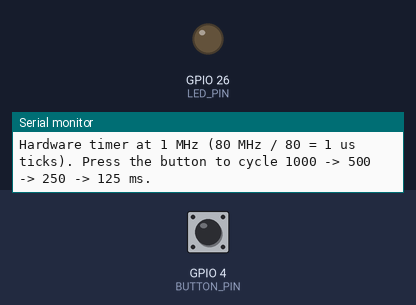
Bench run of a program on a simulated ESP32. On the bench: output pins drawn as LEDs (lit = HIGH), the last lines printed to the serial monitor. Dashed ring = blinking. The test bench sets the inputs (shaded band); at power-on: GPIO 4 (BUTTON_PIN) HIGH.

Above: at 0.1 s.
At 1.2 s:
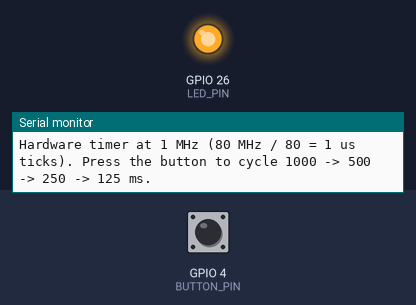
1.3 s: GPIO 4 (BUTTON_PIN) pulled LOW for 0.15 s
At 2.2 s:
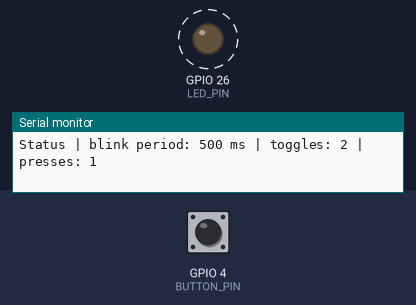
Timing chart, 0 to 10.3 s (numbered marks = the images above; inputs shaded):
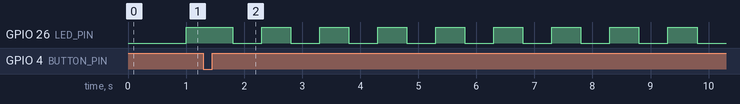

Measured:
- after the input at 1.3 s, GPIO 26 (LED_PIN): alternates HIGH for 0.50 s and LOW for 0.50 s, starting after 0.50 s

The program:

main.cpp
```cpp
// (licence header left out)
#include <Arduino.h>

namespace {
constexpr uint8_t BUTTON_PIN = 4;            // NanoKit Pin 10, GPIO4. General GPIO with an internal pull-up; every ESP32 GPIO can raise an interrupt.
constexpr uint8_t LED_PIN = 26;              // NanoKit Pin 37, GPIO26. Safe general-purpose output that drives the external LED through a resistor.
constexpr uint32_t TIMER_FREQUENCY_HZ = 1000000; // 1 MHz tick rate: the core divides the 80 MHz APB clock by 80, so one tick is one microsecond.
constexpr uint32_t DEBOUNCE_US = 50000;      // An edge within 50 ms of the last accepted press is contact bounce, not a new press.
constexpr uint32_t BLINK_PERIODS_MS[] = {1000, 500, 250, 125}; // Each press selects the next period, then wraps back to the first.
constexpr uint8_t PERIOD_COUNT = sizeof(BLINK_PERIODS_MS) / sizeof(BLINK_PERIODS_MS[0]);
constexpr uint32_t REPORT_INTERVAL_MS = 2000; // Periodic status line proves the loop is alive between presses.
constexpr uint32_t SERIAL_BAUD = 115200;     // Standard NanoKit Serial Monitor speed.

hw_timer_t *blinkTimer = nullptr;            // Handle returned by timerBegin; every timer* call needs it. The ESP32 has four 64-bit hardware timers.
portMUX_TYPE sharedMux = portMUX_INITIALIZER_UNLOCKED; // Spinlock that makes access to the shared variables below atomic.

volatile bool timerFired = false;            // Set by the timer ISR, cleared by loop(). volatile stops the compiler from caching it in a register.
volatile bool pressPending = false;          // Set by the button ISR, cleared by loop().
volatile uint32_t pressCount = 0;            // Incremented by the button ISR, read by loop().
uint32_t lastAcceptedPressUs = 0;            // Used only inside the button ISR, so it needs neither volatile nor the lock.

uint8_t periodIndex = 0;                     // Which entry of BLINK_PERIODS_MS is active; loop() owns it.
bool ledOn = false;                          // Current LED state; loop() owns it.
uint32_t toggleCount = 0;                    // How many times the LED has toggled; loop() owns it.
uint32_t lastReportMs = 0;                   // Timestamp of the last status line.

// Runs the moment GPIO4 goes HIGH -> LOW. IRAM_ATTR keeps the code in RAM so it can run even while
// the flash cache is busy. It does the bare minimum: reject bounce, count, raise a flag, return.
void IRAM_ATTR onButtonIsr() {
  const uint32_t nowUs = micros();                    // micros() is safe inside an ISR; millis()/delay()/Serial are not.
  if (nowUs - lastAcceptedPressUs < DEBOUNCE_US) {    // Too soon after the last accepted press: this edge is bounce.
    return;
  }
  lastAcceptedPressUs = nowUs;
  portENTER_CRITICAL_ISR(&sharedMux);                 // Lock so loop() can never see a half-updated pair of values.
  ++pressCount;
  pressPending = true;
  portEXIT_CRITICAL_ISR(&sharedMux);
}

// Runs every time the timer alarm fires. It only raises a flag; loop() does the actual LED work.
void IRAM_ATTR onTimerIsr() {
  portENTER_CRITICAL_ISR(&sharedMux);
  timerFired = true;
  portEXIT_CRITICAL_ISR(&sharedMux);
}

void applyBlinkPeriod() {
  const uint64_t periodUs = static_cast<uint64_t>(BLINK_PERIODS_MS[periodIndex]) * 1000ULL; // Ticks are microseconds, so ms * 1000.
  timerWrite(blinkTimer, 0);                          // Restart the count so the new alarm value is always ahead of the counter.
  timerAlarm(blinkTimer, periodUs, true, 0);          // Alarm every periodUs ticks; true = auto-reload for a steady period; 0 = repeat forever.
}

void printStatus(const char *reason, uint32_t presses) {
  Serial.print(reason);
  Serial.print(" | blink period: ");
  Serial.print(BLINK_PERIODS_MS[periodIndex]);
  Serial.print(" ms | toggles: ");
  Serial.print(toggleCount);
  Serial.print(" | presses: ");
  Serial.println(presses);
}
} // namespace

void setup() {
  Serial.begin(SERIAL_BAUD);
  pinMode(BUTTON_PIN, INPUT_PULLUP);                  // Pull-up holds GPIO4 HIGH; a press pulls it LOW, which is the FALLING edge we wait for.
  pinMode(LED_PIN, OUTPUT);
  digitalWrite(LED_PIN, LOW);

  attachInterrupt(digitalPinToInterrupt(BUTTON_PIN), onButtonIsr, FALLING); // The GPIO hardware now calls the ISR on each HIGH -> LOW edge.

  blinkTimer = timerBegin(TIMER_FREQUENCY_HZ);        // Claims a free hardware timer counting up at 1 MHz (1 us per tick); nullptr if none is free.
  if (blinkTimer == nullptr) {
    Serial.println("No free hardware timer.");
    return;
  }
  timerAttachInterrupt(blinkTimer, &onTimerIsr);      // The timer interrupt now calls onTimerIsr every time the alarm fires.
  applyBlinkPeriod();                                 // Load and arm the first period (1000 ms); timerAlarm starts the alarm.

  Serial.println("NanoKit interrupts and timers example ready.");
  Serial.println("Button: NanoKit Pin 10 / GPIO4 (to GND, FALLING interrupt). LED: NanoKit Pin 37 / GPIO26.");
  Serial.println("Hardware timer at 1 MHz (80 MHz / 80 = 1 us ticks). Press the button to cycle 1000 -> 500 -> 250 -> 125 ms.");
}

void loop() {
  portENTER_CRITICAL(&sharedMux);                     // Copy and clear the flags atomically; an ISR cannot run between these lines.
  const bool handleTimer = timerFired;
  const bool handlePress = pressPending;
  const uint32_t presses = pressCount;
  timerFired = false;
  pressPending = false;
  portEXIT_CRITICAL(&sharedMux);

  if (handleTimer) {                                  // The alarm fired: all the real work happens here, outside the ISR.
    ledOn = !ledOn;
    digitalWrite(LED_PIN, ledOn ? HIGH : LOW);
    ++toggleCount;
  }

  if (handlePress) {                                  // A debounced press was confirmed: move to the next blink period.
    periodIndex = (periodIndex + 1) % PERIOD_COUNT;
    applyBlinkPeriod();
    printStatus("Press detected", presses);           // Serial only ever runs from loop(), never from an ISR.
  }

  const uint32_t nowMs = millis();
  if (nowMs - lastReportMs >= REPORT_INTERVAL_MS) {   // Periodic heartbeat so the reader can watch the toggle counter grow.
    lastReportMs = nowMs;
    printStatus("Status", presses);
  }
}
```
